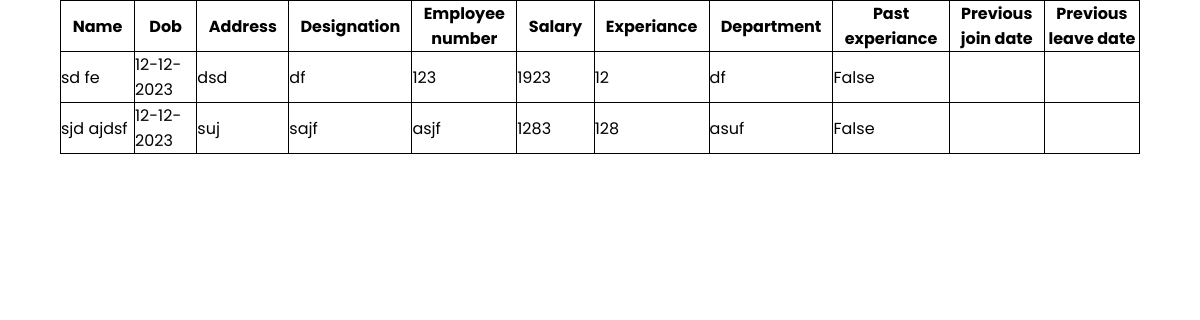
Screenshot of /view/ with the database file from the repository.
### test_app/models.py (models this page shows, shortened)
class Employee_detail(models.Model):
    name = models.CharField(max_length=100)
    dob = models.CharField(max_length=100)
    address = models.CharField(max_length=200)
    designation = models.CharField(max_length=100)
    empnumber = models.CharField(max_length=100)
    salary = models.CharField(max_length=100)
    experiance = models.CharField(max_length=100)
    department = models.CharField(max_length=100)
    pastexp = models.BooleanField()
    prevjoin = models.CharField(max_length=100)
    prevleave = models.CharField(max_length=100)

### test_app/views.py (the view)
# urls.py: path('view/', views.view),
def view(request):
    al = Employee_detail.objects.all()
    context = {'emp':al}
    return render(request,'render.html',context)

### test_app/templates/render.html (shortened to what this page needs)
{% load static %}
<!DOCTYPE html>
<html lang="en">
<head>
    <link rel="stylesheet" href="{% static 'render.css' %}">
</head>
<body>
    <table>
        <tr>
            <th>Name</th>
            <th>Dob</th>
            <th>Address</th>
            <th>Designation</th>
            <th>Employee number</th>
            <th>Salary</th>
            <th>Experiance</th>
            <th>Department</th>
            <th>Past experiance</th>
            <th>Previous join date</th>
            <th>Previous leave date</th>
        </tr>
        {% for ol in emp %}
        <tr>
            <td class="name_th">{{ol.name}}</td>
            <td class="name_th">{{ol.dob}}</td>
            <td class="name_th">{{ol.address}}</td>
            <td class="name_th">{{ol.designation}}</td>
            <td class="name_th">{{ol.empnumber}}</td>
            <td class="name_th">{{ol.salary}}</td>
            <td class="name_th">{{ol.experiance}}</td>
            <td class="name_th">{{ol.department}}</td>
            <td class="name_th">{{ol.pastexp}}</td>
            <td class="name_th">{{ol.prevjoin}}</td>
            <td class="name_th">{{ol.prevleave}}</td>
        </tr>
        {% endfor %}
    </table>
</body>
</html>

### test_app/static/render.css (style rules this page uses)
* { padding: 0; margin: 0; box-sizing: border-box; width: 100vw; font-family: 'Poppins'; }
table { width: 90%; border-collapse: collapse; margin: 0 auto; }
table,th,td { border: 1px solid black; border-width: 1; }

### rows the page displays
Employee_detail: name "sd fe", dob "12-12-2023", address "dsd", designation "df", empnumber "123", salary "1923", experiance "12", department "df", pastexp "False"
Employee_detail: name "sjd ajdsf", dob "12-12-2023", address "suj", designation "sajf", empnumber "asjf", salary "1283", experiance "128", department "asuf", pastexp "False"
